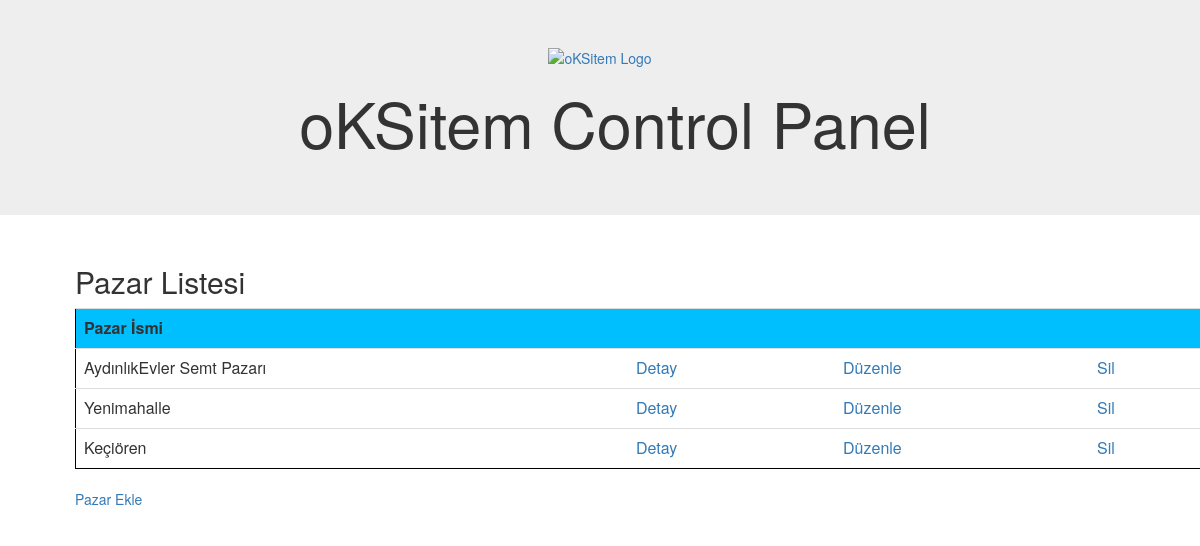
The page / on the database its author committed.
### main/models.py (models this page shows, shortened)
class Pazar(models.Model):
    isim = models.CharField(max_length=100)
    yonetim = models.CharField(max_length=100)
    adres = models.CharField(max_length=100)

### main/views.py (the view)
# urls.py: url(r'^$', views.PazarList, name='pazar-list'),
def PazarList(request):
    pazarlar=Pazar.objects.all()
    context={
            'pazarlar':pazarlar,
            }
    return render(request,'main/pazar_list.html',context)

### main/templates/main/pazar_list.html (shortened to what this page needs)
{% extends "base.html" %}
{% block content %}
    <h2>Pazar Listesi </h2>
    <div>
            <table class="table table-hover" style="text-align: left;  border: 1px solid black; ">
                    <tr style="background-color: deepskyblue;">
                      <th>Pazar İsmi</th>
                      <th></th>
                      <th></th>
                      <th></th>
                    </tr>
            {% for pazar in pazarlar %}
            <tr>
                    <td>{{ pazar.isim }}</td>
                    <td> <a style="margin-left: 20px"href="{% url 'detail' id=pazar.id %}">Detay</a></td>
                    <td><a style="margin-left: 20px" href="{% url 'update' id=pazar.id %}">Düzenle</a></td>
                    <td> <a style="margin-left: 20px"href="{% url 'delete' id=pazar.id %}">Sil</a></td>
                  </tr>
            {% empty %}
                <li>Hiç Pazar Eklenmedi.</li>
            {% endfor %}
       </table>
        <p>
            <a href="{% url 'create'  %}"> Pazar Ekle</a>
        </p>
    </div>
{% endblock %}

### rows shown on the page
Pazar: isim "AydınlıkEvler Semt Pazarı"
Pazar: isim "Yenimahalle"
Pazar: isim "Keçiören"
